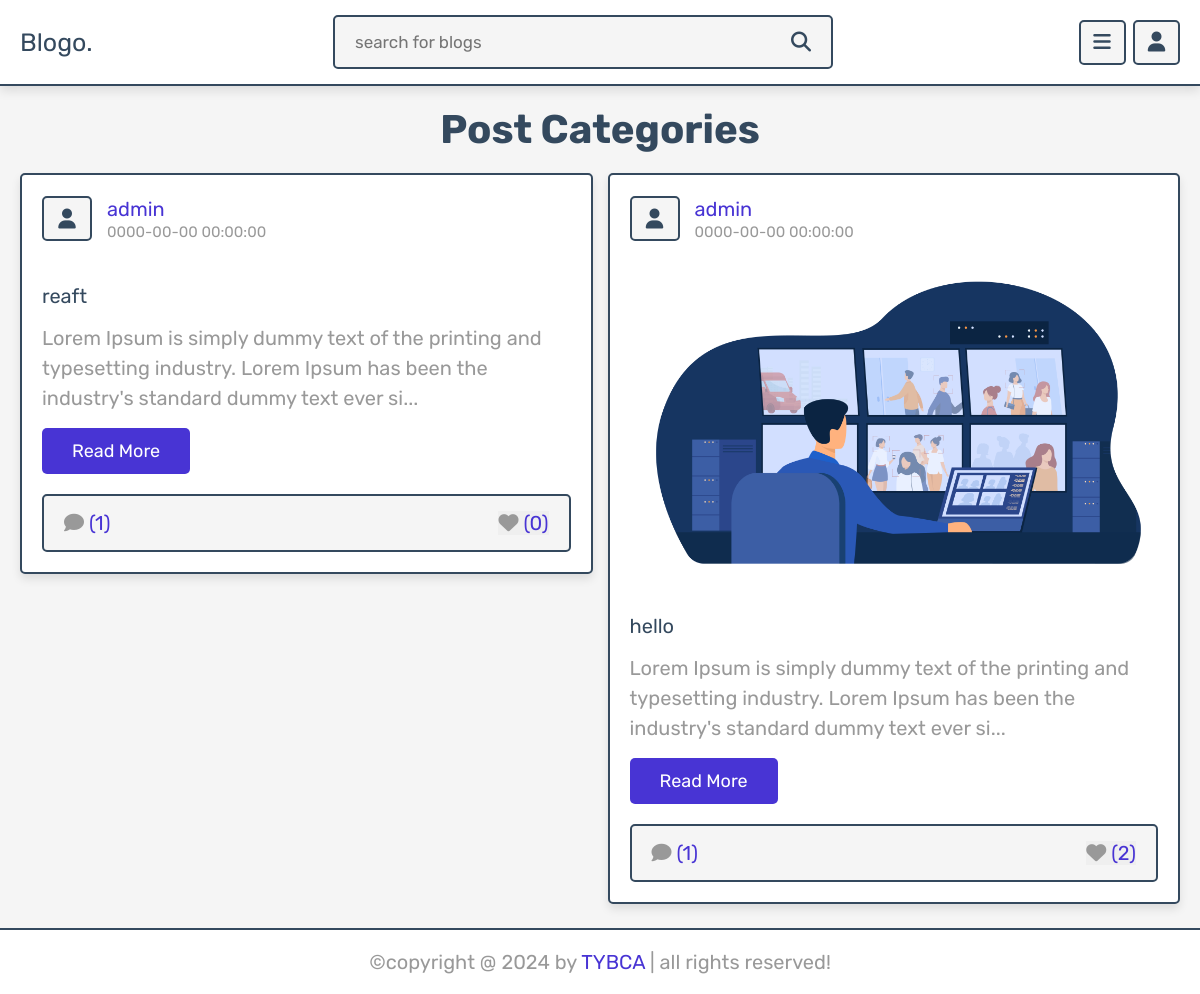
The page /category.php?category=nature on the database its author committed.
### tables this page shows
CREATE TABLE IF NOT EXISTS `posts` (
  `id` int(100) NOT NULL AUTO_INCREMENT,
  `admin_id` int(100) NOT NULL,
  `name` varchar(100) NOT NULL,
  `title` varchar(100) NOT NULL,
  `content` varchar(10000) NOT NULL,
  `category` varchar(50) NOT NULL,
  `image` varchar(100) NOT NULL,
  `date` datetime NOT NULL DEFAULT CURRENT_TIMESTAMP,
  `status` varchar(10) NOT NULL,
  PRIMARY KEY (`id`)
);

### category.php (the view, shortened to what this page needs)
<?php
include 'components/connect.php';
if(isset($_SESSION['user_id'])){
   $user_id = $_SESSION['user_id'];
}else{
   $user_id = '';
};
if(isset($_GET['category'])){
   $category = $_GET['category'];
}else{
   $category = '';
}
?>
<!DOCTYPE html>
<html lang="en">
<head>
   <link rel="stylesheet" href="https://cdnjs.cloudflare.com/ajax/libs/font-awesome/6.1.1/css/all.min.css">
   <link rel="stylesheet" href="css/style.css">
</head>
<body>
<?php include 'components/user_header.php'; ?>
<section class="posts-container">
   <h1 class="heading">post categories</h1>
   <div class="box-container">
      <?php
         $select_posts = $conn->prepare("SELECT * FROM `posts` WHERE category = ? and status = ?");
         $select_posts->execute([$category, 'active']);
         if($select_posts->rowCount() > 0){
            while($fetch_posts = $select_posts->fetch(PDO::FETCH_ASSOC)){
            $post_id = $fetch_posts['id'];
            $count_post_comments = $conn->prepare("SELECT * FROM `comments` WHERE post_id = ?");
            $count_post_comments->execute([$post_id]);
            $total_post_comments = $count_post_comments->rowCount();
            $count_post_likes = $conn->prepare("SELECT * FROM `likes` WHERE post_id = ?");
            $count_post_likes->execute([$post_id]);
            $total_post_likes = $count_post_likes->rowCount();
            $confirm_likes = $conn->prepare("SELECT * FROM `likes` WHERE user_id = ? AND post_id = ?");
            $confirm_likes->execute([$user_id, $post_id]);
      ?>
      <form class="box" method="post">
         <div class="post-admin">
            <i class="fas fa-user"></i>
            <div>
               <a href="author_posts.php?author=<?= $fetch_posts['name']; ?>"><?= $fetch_posts['name']; ?></a>
               <div><?= $fetch_posts['date']; ?></div>
            </div>
         </div>
         <?php
            if($fetch_posts['image'] != ''){
         ?>
         <img src="uploaded_img/<?= $fetch_posts['image']; ?>" class="post-image" alt="">
         <?php
         }
         ?>
         <div class="post-title"><?= $fetch_posts['title']; ?></div>
         <div class="post-content content-150"><?= $fetch_posts['content']; ?></div>
         <a href="view_post.php?post_id=<?= $post_id; ?>" class="inline-btn">read more</a>
         <div class="icons">
            <a href="view_post.php?post_id=<?= $post_id; ?>"><i class="fas fa-comment"></i><span>(<?= $total_post_comments; ?>)</span></a>
            <button type="submit" name="like_post"><i class="fas fa-heart" style="<?php if($confirm_likes->rowCount() > 0){ echo 'color:var(--red);'; } ?>  "></i><span>(<?= $total_post_likes; ?>)</span></button>
         </div>
      </form>
      <?php
         }
      }else{
         echo '<p class="empty">no posts found for this category!</p>';
      }
      ?>
   </div>
</section>
<?php include 'components/footer.php'; ?>
</body>
</html>

### css/style.css (style rules this page uses)
:root { --main-color:#4834d4; --red:#e74c3c; --orange:#f39c12; --black:#34495e; --white:#fff; --light-bg:#f5f5f5; --light-color:#999; --border:.2rem solid var(--black); --box-shadow:0 .5rem 1rem rgba(0,0,0,.1); }
* { font-family: 'Rubik', sans-serif; margin:0; padding:0; box-sizing: border-box; outline: none; border:none; text-decoration: none; }
html { font-size: 62.5%; overflow-x: hidden; scroll-behavior: smooth; scroll-padding-top: 7rem; }
body { background-color: var(--light-bg); padding-bottom: 7rem; }
section { padding:2rem; margin: 0 auto; max-width: 1200px; }
.btn, .delete-btn, .option-btn, .inline-btn, .inline-option-btn, .inline-delete-btn { margin-top: 1rem; border-radius: .5rem; cursor: pointer; font-size: 1.8rem; color:var(--white); padding:1.2rem 3rem; text-transform: capitalize; text-align: center; }
.inline-btn, .inline-option-btn, .inline-delete-btn { display: inline-block; margin-right: 1rem; }
.inline-btn, .btn { background-color: var(--main-color); }
.heading { margin-bottom: 2rem; text-align: center; font-size: 4rem; color:var(--black); text-transform: capitalize; }
.posts-container .box-container { display: grid; grid-template-columns: repeat(auto-fit, minmax(33rem, 1fr)); gap:1.5rem; align-items: flex-start; justify-content: center; }
.posts-container .box-container .box { border:var(--border); box-shadow: var(--box-shadow); border-radius: .5rem; background-color: var(--white); padding:2rem; overflow: hidden; }
.posts-container .box-container .box .post-admin { display: flex; align-items: center; gap:1.5rem; margin-bottom: 2rem; }
.posts-container .box-container .box .post-admin i { text-align: center; height: 4.5rem; width: 5rem; line-height: 4.2rem; font-size: 2rem; border:var(--border); border-radius: .5rem; background-color: var(--light-bg); color:var(--black); }
.posts-container .box-container .box .post-admin a { font-size: 2rem; color:var(--main-color); }
.posts-container .box-container .box .post-admin div { font-size: 1.5rem; margin-top: .2rem; color:var(--light-color); }
.posts-container .box-container .box .post-image { width: 100%; border-radius: .5rem; margin-bottom: 2rem; }
.posts-container .box-container .box .post-title { font-size: 2rem; color:var(--black); overflow: hidden; text-overflow: ellipsis; white-space: nowrap; margin-bottom: 1rem; }
.posts-container .box-container .box .post-content { font-size: 2rem; line-height: 1.5; padding:.5rem 0; color:var(--light-color); white-space: pre-line; }
.posts-container .box-container .box .post-content::after { content: '...'; }
.posts-container .box-container .box .icons { display: flex; align-items: center; justify-content: space-between; gap:1rem; background-color: var(--light-bg); border-radius: .5rem; padding:1.5rem 2rem; border:var(--border); margin-top: 2rem; }
.posts-container .box-container .box .icons button { cursor: pointer; }
.posts-container .box-container .box .icons i { margin-right:.5rem; font-size:2rem; color:var(--light-color); }
.posts-container .box-container .box .icons span { font-size: 2rem; color:var(--main-color); }

### rows shown on the page
posts: name "admin", date "0000-00-00 00:00:00", title "reaft", content "Lorem Ipsum is simply dummy text of the printing and typesetting industry. Lorem Ipsum has been the industry's standard dummy text ever si", total_post_comments "1", total_post_likes "0"
posts: name "admin", date "0000-00-00 00:00:00", image (picture), title "hello", content "Lorem Ipsum is simply dummy text of the printing and typesetting industry. Lorem Ipsum has been the industry's standard dummy text ever si", total_post_comments "1", total_post_likes "2"
